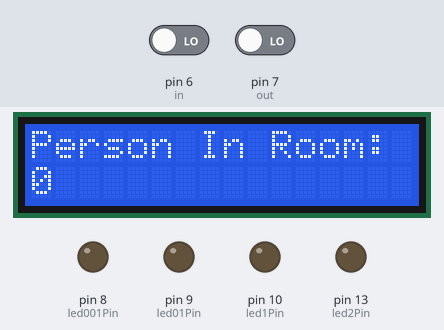
Bench run of a sketch on a simulated Arduino Uno, built with avr-gcc and run on an emulated ATmega328P. Parts: 16×2 character LCD, output pins drawn as LEDs (lit = HIGH). Inputs (shaded band) come from the test bench; at power-on: pin 6 (in) LOW, pin 7 (out) LOW.

Above: at 2.1 s.
At 3.2 s:
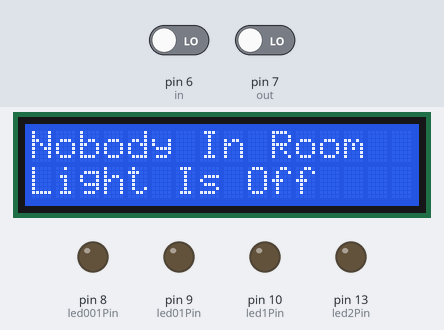
3.3 s: pin 6 (in) driven HIGH
At 4.8 s:
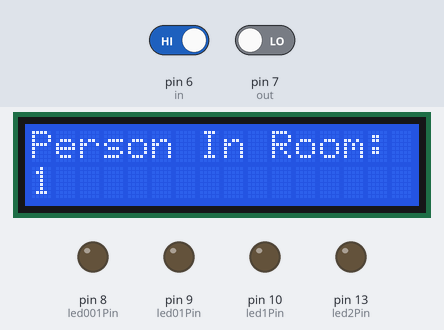
9.2 s: pin 7 (out) driven HIGH
11.9 s: pin 7 (out) driven LOW
At 12.8 s:
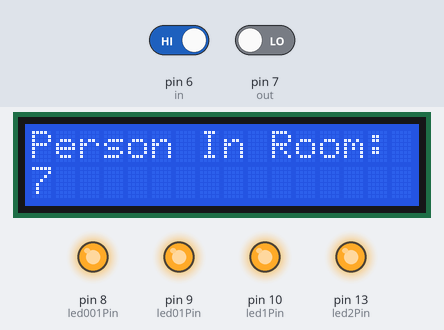
Timing chart, 0 to 14.9 s (numbered marks = the images above; inputs shaded):
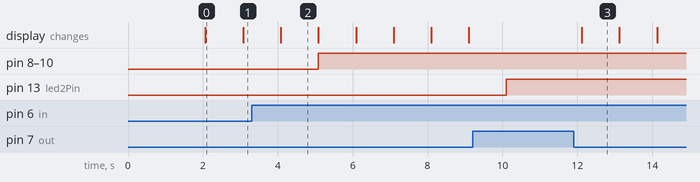

The sketch:

Code.ino
```cpp
// include the lcd library code:
#include <LiquidCrystal.h>

// INITIALIZE THE LCD LIBRARY WITH THE NUMBERS OF THE PINS:
LiquidCrystal lcd(0, 1, 2, 3, 4, 5);

//INITIALIZE SENSORS PINS;
int in = 6;
int out = 7;

//INITIALIZE LED PINS:
int led001Pin = 8;
int led01Pin = 9;
int led1Pin = 10;
int led2Pin = 13;

//INITIALIZE COUNTER :
int count = 0;

void setup(){
    //LCD SETTINGS:
    lcd.begin(16,2);
    lcd.print("Visitor Counter");
    delay(2000);

    //DECLARE SENSORS AS INPUT:
    pinMode(in , INPUT);
    pinMode(out, INPUT);

    //DECLARE LED AS OUTPUT:
    pinMode(led001Pin, OUTPUT);
    pinMode(led01Pin , OUTPUT);
    pinMode(led1Pin  , OUTPUT);
    pinMode(led2Pin  , OUTPUT);
}
void loop(){
    //SENSORS READING:
    if(digitalRead(in)){
        count++;
    }
    if(digitalRead(out)){
        count--;
    }

    //LCD DISPLAY :
    lcd.clear();
    lcd.print("Person In Room:");
    lcd.setCursor(0,1);
    lcd.print(count);
    delay (1000);

    //LED LIGHT OFF/ON:
    if(count <= 0){
        lcd.clear();
        digitalWrite(led001Pin, LOW);
        digitalWrite(led01Pin , LOW);
        digitalWrite(led1Pin  , LOW);
        lcd.clear();
        lcd.print("Nobody In Room");
        lcd.setCursor(0,1);
        lcd.print("Light Is Off");
        delay(1000);
    }
    if(count >= 1 && count <= 5){
        digitalWrite(led001Pin, HIGH);
        digitalWrite(led01Pin , HIGH);
        digitalWrite(led1Pin  , HIGH);
        digitalWrite(led2Pin  , LOW);
    }
    if(count > 5 && count <= 10){
        digitalWrite(led001Pin, HIGH);
        digitalWrite(led01Pin , HIGH);
        digitalWrite(led1Pin  , HIGH);
        digitalWrite(led2Pin  , HIGH);
    }
}
```

Measured:
- after the input at 3.3 s, pin 8 (led001Pin), pin 9 (led01Pin), pin 10 (led1Pin): LOW → HIGH after 1.8 s; the display: changes after 0.78 s (image 2)
- after the input at 11.9 s, the display: changes after 0.22 s (image 3)
- what the display in image 0 shows lasts 1.0 s, from 2.1 s to 3.1 s
